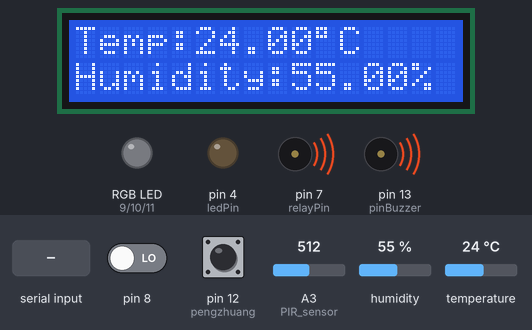
Bench run of a sketch on a simulated Arduino Uno, built with avr-gcc and run on an emulated ATmega328P. On the bench: 16×2 character LCD, an RGB LED mixed from three pins (HIGH = lit), output pins drawn as LEDs (lit = HIGH), buzzer (waves = sounding, pin HIGH). The test bench sets the inputs (shaded band); at power-on: temperature 24 °C, pin 8 LOW, pin 12 (pengzhuang) HIGH, A3 (PIR_sensor) = 512, humidity 55 %. Dim RGB values are drawn brighter than linear; pins used as bus, display or sensor lines are not drawn; what the sketch prints to the serial monitor is not drawn.

Above: at 1.2 s.
1.3 s: "2" received over the second serial link
At 1.7 s:
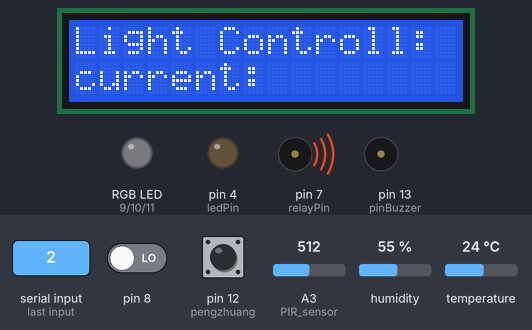
4.3 s: "20" received over the second serial link
At 5.4 s:
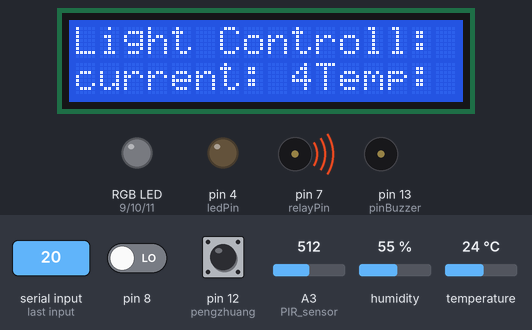
7.3 s: "21" received over the second serial link
At 8.8 s:
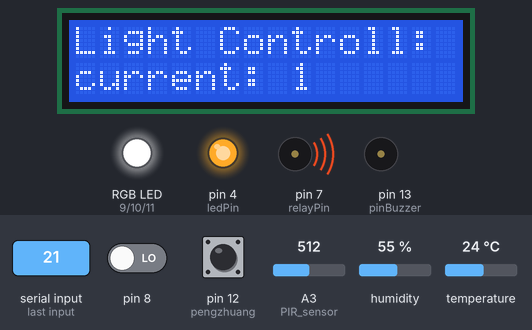
10.3 s: "22" received over the second serial link
At 11.1 s:
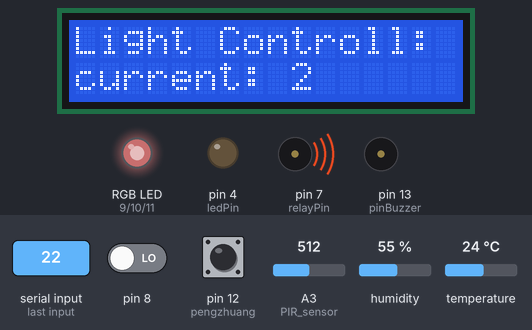
13.3 s: temperature set to 12 °C
At 14.3 s:
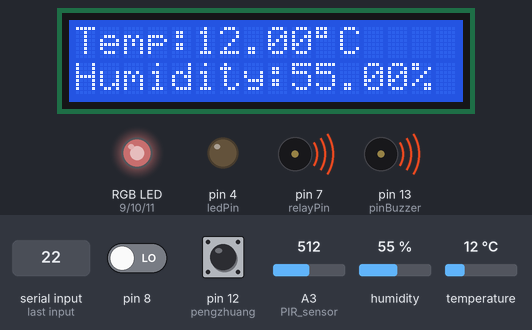
15.3 s: "23" received over the second serial link
At 16.7 s:
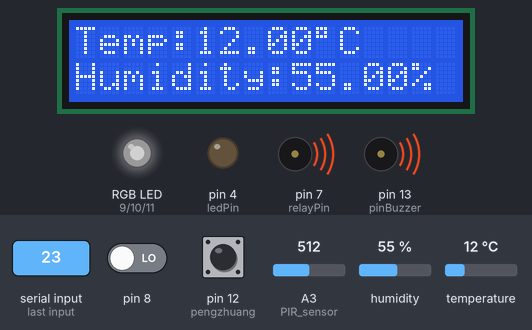
Timing chart, 0 to 17.9 s (numbered marks = the images above; inputs shaded):
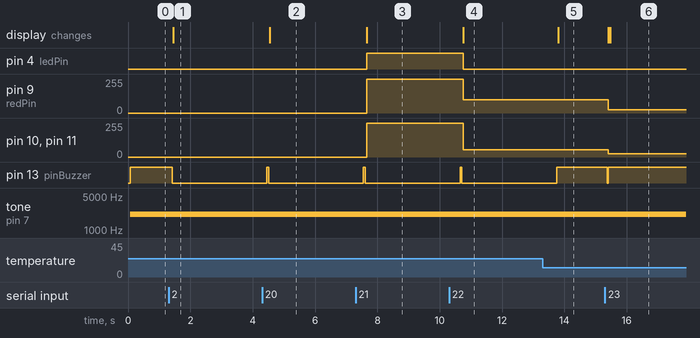

Measured:
- after the input at 1.3 s, pin 13 (pinBuzzer): HIGH → LOW after 0.11 s; the display: changes after 0.15 s (image 1)
- after the input at 4.3 s, the display: changes after 0.25 s (image 2)
- after the input at 7.3 s, pin 4 (ledPin): LOW → HIGH after 0.35 s; pin 9 (redPin), pin 10 (greenPin), pin 11 (bluePin): 0/255 → 255/255 after 0.35 s; the display: changes after 0.35 s (image 3)
- after the input at 10.3 s, pin 4 (ledPin): HIGH → LOW after 0.45 s; pin 9 (redPin): 255/255 → 100/255 after 0.45 s; pin 10 (greenPin), pin 11 (bluePin): 255/255 → 55/255 after 0.45 s; the display: changes after 0.45 s (image 4)
- after the input at 13.3 s, the display: changes after 0.51 s (image 5)
- after the input at 15.3 s, pin 9 (redPin): 100/255 → 25/255 after 0.11 s; pin 10 (greenPin), pin 11 (bluePin): 55/255 → 25/255 after 0.11 s; pin 13 (pinBuzzer): HIGH → LOW after 0.08 s, → HIGH 0.04 s later; the display: first changes after 0.11 s (image 6 shows a later state)

The sketch:

8.7.1812.ino
```cpp
#include <dht11.h>
#include <Wire.h>
#include <LiquidCrystal_I2C.h>
#include <IRremote.h>
#include <SoftwareSerial.h>
//蓝牙
SoftwareSerial BT(6,5);
String v = "";

//温湿度部分
LiquidCrystal_I2C lcd(0x27,16,2); // set the LCD address to 0x27 for a 16 chars and 2 line display
dht11 DHT11;
#define DHT11PIN 2

//呼吸灯部分
int ledPin = 4;
int incomedate = 0;
int relayPin = 7;         //继电器引脚
int redPin=9;
int greenPin=10;
int bluePin=11;
int recvPin = 3;//定义红外接收器的引脚为3
IRrecv irrecv(recvPin);
decode_results results;
decode_results results1;

long KEY_CODE_ONE = 0xFFA25D;
long KEY_CODE_TWO = 0xFF629D;
long KEY_CODE_THREE = 0xFFE21D;
long KEY_CODE_FOUR = 0xFF22DD;
long KEY_CODE_FIVE = 0xFF02FD;
long KEY_CODE_SIX = 0xFFC23D;
long KEY_CODE_LONG_PRESS = 0xFF38C7;
long longPressKey = -1; //长按下的那个键

//有无人模式
int pinBuzzer=13;
int pengzhuang=12;
int zhuangtai=0;
int zhuangtai2=0;//0为在家模式 1为外出模式
int PIR_sensor=A3;//<50无人
int val_PIR=0;
int reganying=0;


void setup()
{

//蓝牙模块设置///////////////////////////////////////////////////////////////////////////////////////////////////////////////////////////////////////////////////////

  Serial.begin(9600);
  Serial.println("Hi");
  BT.begin(9600);

///////////////////////////////////////////////////////////////////////////////////////////////////////////////////////////////////////////////////////////////////

  pinMode(3,INPUT);
  pinMode(13,OUTPUT);
  // pinMode(13,OUTPUT);
  pinMode(PIR_sensor,INPUT);
  pinMode(pinBuzzer,OUTPUT);
  pinMode(relayPin, OUTPUT);        //继电器输出模式
  pinMode(pengzhuang,INPUT_PULLUP);
  irrecv.enableIRIn(); // 初始化红外接收器

  //温湿度部分
  lcd.init(); // initialize the lcd
  lcd.backlight();
  lcd.print("Welcom...");

  //红外 灯
  pinMode(ledPin, OUTPUT);
  pinMode(redPin,OUTPUT);
  pinMode(greenPin,OUTPUT);
  pinMode(bluePin,OUTPUT);

  Serial.begin(9600);

}

void loop()
{
  if(digitalRead(8)){//倾斜传感器控制蜂鸣器
        delay(100);
        digitalWrite(13,LOW);
      }
      else{
        digitalWrite(13,HIGH);
        tone(7,2093);
    }

  //蓝牙输入///////////////////////////////////////////////////////////////////////////////////////////////////////////////////////////////////////////////////////////////////
  if (BT.available()) {
    while (BT.available() > 0)
      {
        v += char(BT.read());
        delay(2);
      }
    Serial.println(v);//蓝牙输入
  }


//密码部分，注释掉了，后续可增加
// if(v == "123456")//这里是预设的密码，密码正确，
//   {
//   BT.println("welcome");
//   }


  int   current_value=0;
  int chk = DHT11.read(DHT11PIN);
  int tem=(float)DHT11.temperature;        //将温度值赋值给tem
  int hum=(float)DHT11.humidity;

                        lcd.setCursor(0, 0);
                        lcd.print("Temp:");
                        lcd.print((float)DHT11.temperature,2);
                        lcd.write(0xDF);
                        lcd.print("C    ");
                        lcd.setCursor(0, 1);
                        lcd.print("Humidity:");
                        lcd.print((float)DHT11.humidity,2);
                        lcd.print("%    ");
                        Serial.print("Humidity(%):");

     if (tem>23)        //如果温度大于23摄氏度
    {
      digitalWrite(relayPin, LOW);        //继电器关，风扇关
      Serial.println(" CLOSE!");
    } else
    {
      digitalWrite(relayPin,HIGH);
      Serial.println("OPEN!");
    }

    val_PIR = analogRead(PIR_sensor);
    zhuangtai=digitalRead(pengzhuang);//碰撞开关控制蜂鸣器
    if(zhuangtai2==1){//////////////////////////////////////////////////??????????????
        if(val_PIR>=150){digitalWrite(pinBuzzer,HIGH);Serial.print(zhuangtai2);Serial.print("响声");}//////////////??????????????
        else if(zhuangtai==HIGH){digitalWrite(pinBuzzer,HIGH);}////////////??????????????
        else{digitalWrite(pinBuzzer,LOW);Serial.print(zhuangtai2);Serial.print("外出模式下关门并无人");}
      }else{digitalWrite(pinBuzzer,LOW);Serial.print(zhuangtai2);Serial.print("在家");}


//蓝牙控制


if(v == "1")
  {
    BT.println("tem");
    lcd.clear();
    lcd.setCursor(0, 0);
    lcd.print("Temp:");
    lcd.print((float)DHT11.temperature,2);
    lcd.write(0xDF);lcd.print("C    "); //温度
    lcd.setCursor(0, 1);
    lcd.print("Humidity:");
    lcd.print((float)DHT11.humidity,2);lcd.print("%    "); //湿度
    v = "";//置零

   }

  if(v == "2")
     {
      BT.println("mode choose");
      lcd.clear();
      lcd.setCursor(0, 0); lcd.print("Light Controll:");
      lcd.setCursor(0, 1);lcd.print("current: ");delay(3000);
      v = "";//置零
      }
  if(v == "21")
         {
          BT.println("mode1");
          lcd.clear();
          lcd.setCursor(0, 0);lcd.print("Light Controll:");
          lcd.setCursor(0, 1);lcd.print("current: 1");
//  lcd.print("Temp:");lcd.print((float)DHT11.temperature,2);lcd.write(0xDF);lcd.print("C");lcd.print("Humidity:");lcd.print((float)DHT11.humidity,2);lcd.print("%");
          digitalWrite(ledPin, HIGH);setColor(255,255,255); delay(3000);
           v = "";//置零
           }

  if(v == "22")
        {
          BT.println("mode2");
          lcd.clear();
          lcd.setCursor(0, 0);lcd.print("Light Controll:");
          lcd.setCursor(0, 1);lcd.print("current: 2");
//          lcd.print("Temp:");lcd.print((float)DHT11.temperature,2);lcd.write(0xDF);lcd.print("C");lcd.print("Humidity:");lcd.print((float)DHT11.humidity,2);lcd.print("%");
          analogWrite(ledPin,50);setColor(100,55,55);delay(3000);

          v = "";//置零
         }
  if(v == "23")
        {
         BT.println("mode3");
         lcd.clear();
         lcd.setCursor(0, 0);lcd.print("Light Controll:");
         lcd.setCursor(0, 1);lcd.print("current: 3");
//         lcd.print("Temp:");lcd.print((float)DHT11.temperature,2);lcd.write(0xDF);lcd.print("C");lcd.print("Humidity:");lcd.print((float)DHT11.humidity,2);lcd.print("%");
         analogWrite(ledPin,10);setColor(25,25,25);

          v = "";//置零
         }
  if(v == "20")
        {
         BT.println("mode4");
         lcd.clear();
         lcd.setCursor(0, 0);lcd.print("Light Controll:");
         lcd.setCursor(0, 1);lcd.print("current: 4");lcd.print("Temp:");
//         lcd.print((float)DHT11.temperature,2);lcd.write(0xDF);lcd.print("C");lcd.print("Humidity:");lcd.print((float)DHT11.humidity,2);lcd.print("%");
         ledOff(ledPin); setColor(0,0,0);delay(3000);

          v = "";//置零
         }


/////////////////////////////////////////////////////////////////////////////////////////////////////////////////////////////////////////

 if(v=="3"){
             BT.println("outing status");
          if(zhuangtai2==1){BT.println("is outing ");}
            else if(zhuangtai2==0){BT.println("is in home ");}
 v = "";}//////////////////////////??????????????????
    if(v=="30"){BT.println("alter state to in home");zhuangtai2=0;v = "";}//////////////////////////??????????????????
    if(v=="31"){BT.println("alter state to go out");zhuangtai2=1;v = "";}//////////////////////////??????????????????
     if(v=="4"){BT.println("check door status");
        if(zhuangtai==HIGH){return "door open";}
        else if(zhuangtai==LOW){return "door close";}
        v = "";}//////////////////////////??????????????????


//这是红外部分被我注释掉了
/////irrecv.resume(); // 接收下一个值
//
//     //////////////////////////////////////////////////////////////////////////////////////////////////////////////////////////////////////////////////////////////////
// if (irrecv.decode(&results)) {
//   long irr=results.value;
//    int current_value=0;
//    Serial.print("in 1");
//
//        switch (results.value) {
//
//                case 0xFF629D:////////////////////////////////按下2键的事件
//                      lcd.clear();
//                     lcd.setCursor(0, 0);lcd.print("Door:");if(zhuangtai==HIGH){lcd.print("   open  ");}else{lcd.print("  close  ");}//////////////////////////////////////////////////////
//                       lcd.setCursor(0, 1);lcd.print("Status:");if(zhuangtai2==0){lcd.print("   home ");}else{lcd.print("  out  ");}//////////////////////////////////////////////////////
//                       delay(2000);
//                break;
//
//            } //这是switchcase的
//
//             irrecv.resume();
//
//        }//这是包含2个选项的if的
//


}//这是loop部分（这个括号一定不能删）


int men(int zhuangtai){
  if(zhuangtai==HIGH){return "door open";}
  else if(zhuangtai==LOW){return "door close";}
}


int waichu(int zhuangtai2){
  if(zhuangtai2==1){return "status is go out";}
  else if(zhuangtai2==0){return "status is in home";}
}

void setColor(int redValue,int greenValue,int blueValue){
  analogWrite(redPin,redValue);
  analogWrite(greenPin,greenValue);
  analogWrite(bluePin,blueValue);
 }
// led亮灯
void ledOn(int ledPin) {
  digitalWrite(ledPin, HIGH);
}//led闪烁
void flash(int ledPin, long highDuration, long lowDuration) {
  digitalWrite(ledPin, HIGH);
  delay(highDuration);
  digitalWrite(ledPin, LOW);
  delay(lowDuration);
}
//呼吸灯On
void fadeOn(unsigned int time, int increament) {
  for (byte value = 0 ; value < 255; value += increament) {
    //Serial.println(value);
    analogWrite(ledPin, value);
    delay(time / (255 / 5));
  }
}
//呼吸灯Off
void fadeOff(unsigned int time, int decreament) {
  for (byte value = 255; value > 0; value -= decreament) {
    //Serial.println(value);
    analogWrite(ledPin, value);
    delay(time / (255 / 5));
  }
}
// led熄灯
void ledOff(int ledPin) {
  digitalWrite(ledPin, LOW);
}
```
